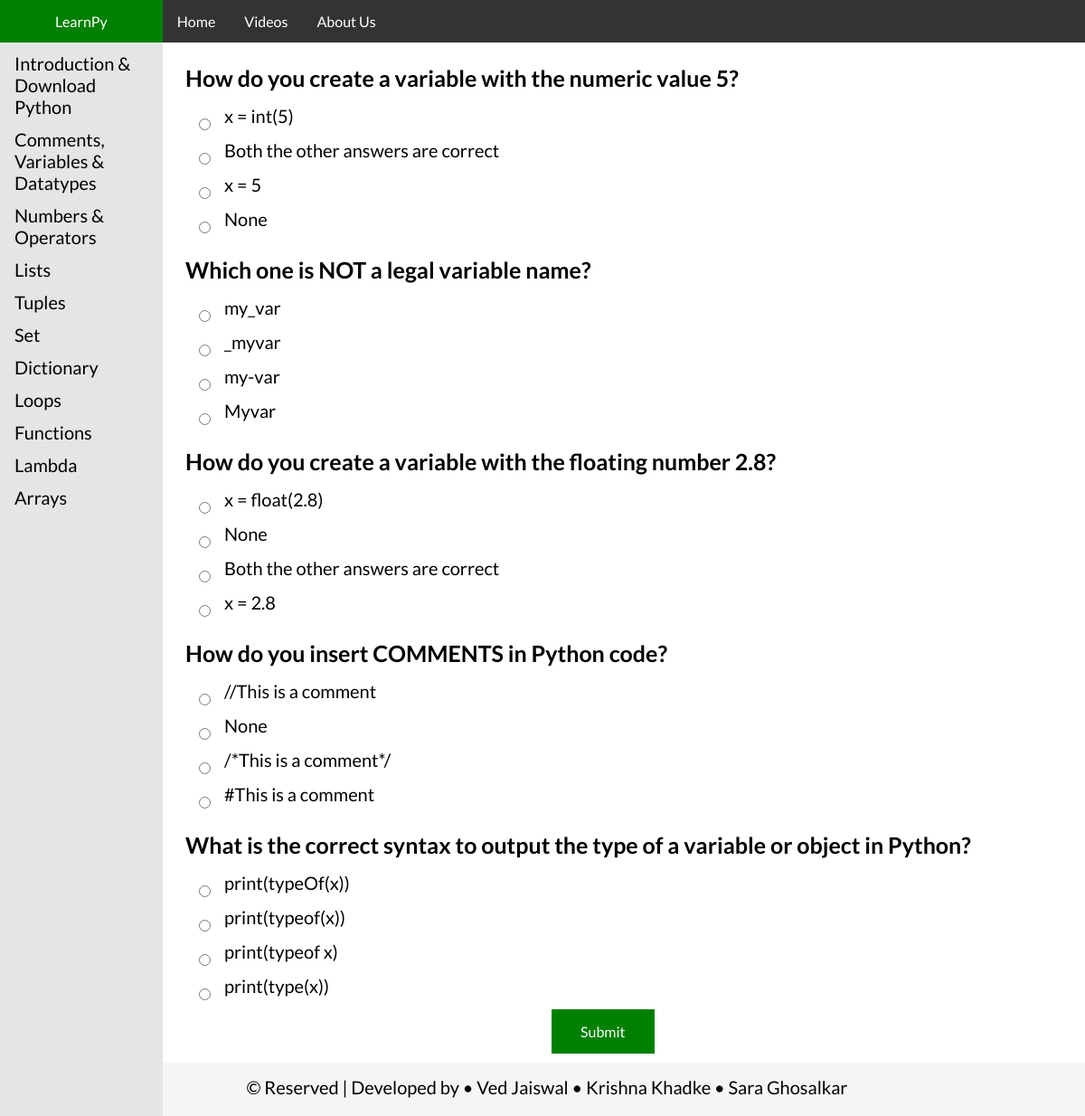
The page /quiz/comments on the database its author committed.
### app.py (models this page shows, shortened)
class quizQues(db.Model):
    sno = db.Column(db.Integer, primary_key=True)
    title=db.Column(db.String(100),nullable=False)
    question = db.Column(db.String(200), nullable=False)
    option1 = db.Column(db.String(50), nullable=False)
    option2 = db.Column(db.String(50), nullable=False)
    option3 = db.Column(db.String(50), nullable=False)
    option4 = db.Column(db.String(50), nullable=False)

### app.py (the view)
@app.route('/quiz/<content>')
def quiz(content):
    global questionsdb
    global cont
    global questions_shuffled
    cont=content
    print("Hello")
    questionsdb=quizQues.query.filter_by(title=content).all()
    original_questions=dbToDict(questionsdb)
    questions = copy.deepcopy(original_questions)
    questions_shuffled = shuffle(questions)
    for i in questions.keys():
     random.shuffle(questions[i])
    return render_template("quiz.html",question=questions_shuffled,o=questions)

### app.py (called while the page is built)
def dbToDict(questionsdb):
    original_questions={}
    for i in questionsdb:
     original_questions.update({i.question:[i.option1,i.option2,i.option3,i.option4]})
    print(original_questions)
    return original_questions

def shuffle(q):
 selected_keys = []
 i = 0
 while i < len(q):
  a=list(q.keys())
  current_selection = random.choice(a)
  if current_selection not in selected_keys:
   selected_keys.append(current_selection)
   i = i+1
 return selected_keys

### templates/quiz.html (shortened to what this page needs)
{% extends 'base.html' %}
{% block body %}
<main >
<div class="quizpage">
    <form action="/quiz/evaluation" class="form_quiz" method="post">
        {% for i in question %}
        <h3 class="question">{{i}}</h3>
        {% for j in o[i] %}
        <div class="options_class">
            <input type='radio' class="input_options" id="{{j}}" value='{{j}}' name='{{i}}' />
            <label class="label_option" for="{{j}}">{{j}}</label>
        </div>
        {% endfor %}
        {% endfor %}
        <input type="submit" class="submit_quiz" onclick="check()" name="SubmitQuiz" value="Submit">
    </form>
</div>
</main>
{% endblock body %}

### static/learnPy.css (style rules this page uses)
* { font-family: 'Lato', sans-serif; margin-left: 0px; margin-top: 0px; margin-right: 0px; }
main { margin-left: 180px; font-size: 20px; padding: 10px 10px; margin-top: 46px; }
.submit_quiz { background-color: green; border: none; color: white; padding: 15px 32px; text-align: center; text-decoration: none; display: inline-block; font-size: 16px; margin-left: 35vw; cursor: pointer; }
.quizpage { display: flex; flex-direction: column; }
.question { font-size: 25px; margin: 15px; }
input[type="radio"] { margin-top: 15px; vertical-align: middle; }
.options_class { display: flex; margin-left: 20px; padding-left: 10px; padding-bottom: 10px; }
.input_options { margin-right: 15px; }

### rows shown on the page
quizQues: question "How do you create a variable with the numeric value 5?", option3 "x = int(5)", option1 "Both the other answers are correct", option2 "x = 5", option4 "None"
quizQues: question "Which one is NOT a legal variable name?", option4 "my_var", option3 "_myvar", option1 "my-var", option2 "Myvar"
quizQues: question "How do you create a variable with the floating number 2.8?", option3 "x = float(2.8)", option4 "None", option1 "Both the other answers are correct", option2 "x = 2.8"
quizQues: question "How do you insert COMMENTS in Python code?", option3 "//This is a comment", option4 "None", option2 "/*This is a comment*/", option1 "#This is a comment"
quizQues: question "What is the correct syntax to output the type of a variable or object in Python?", option2 "print(typeOf(x))", option4 "print(typeof(x))", option3 "print(typeof x)", option1 "print(type(x))"
